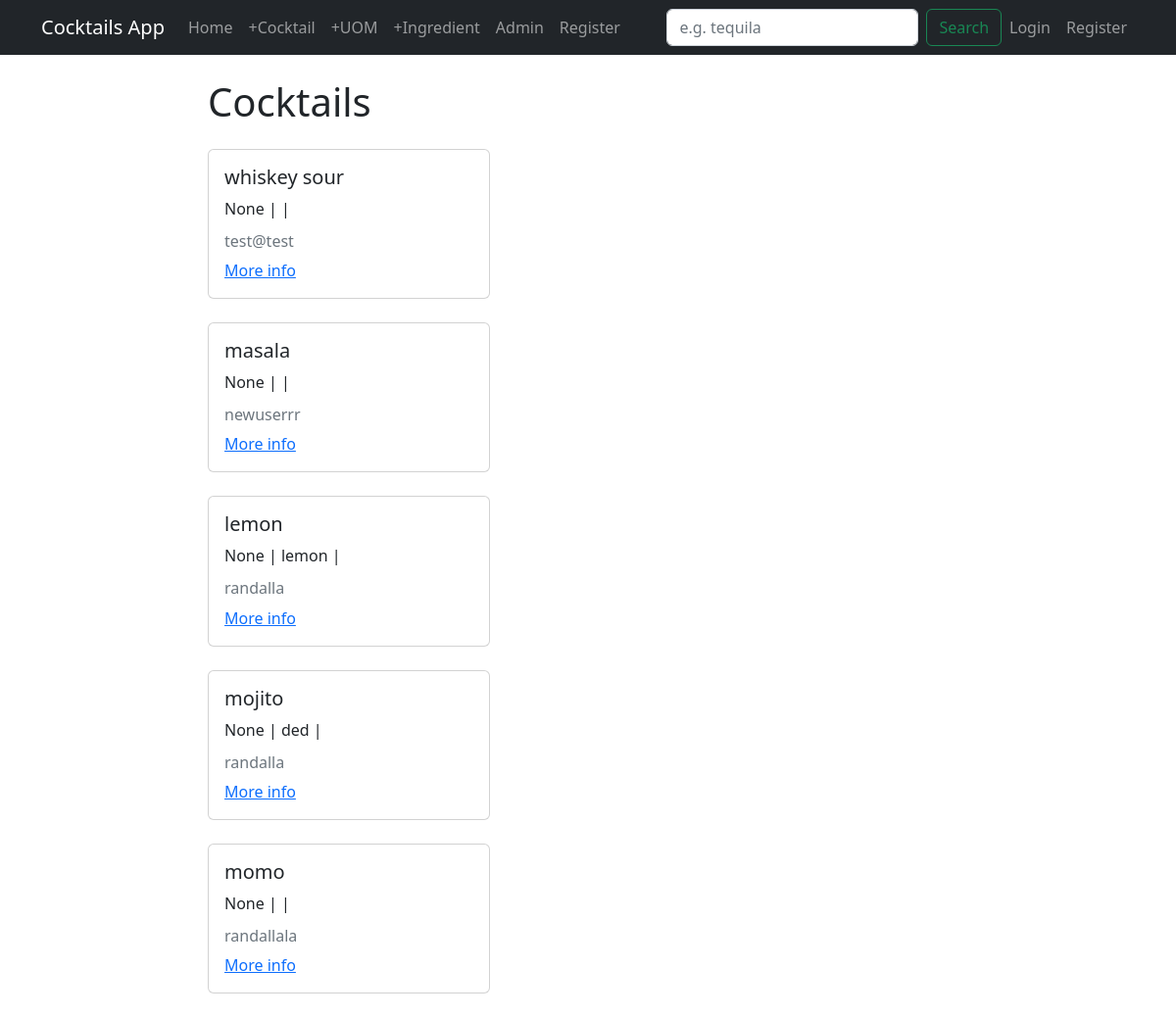
Before: / with the older database file.
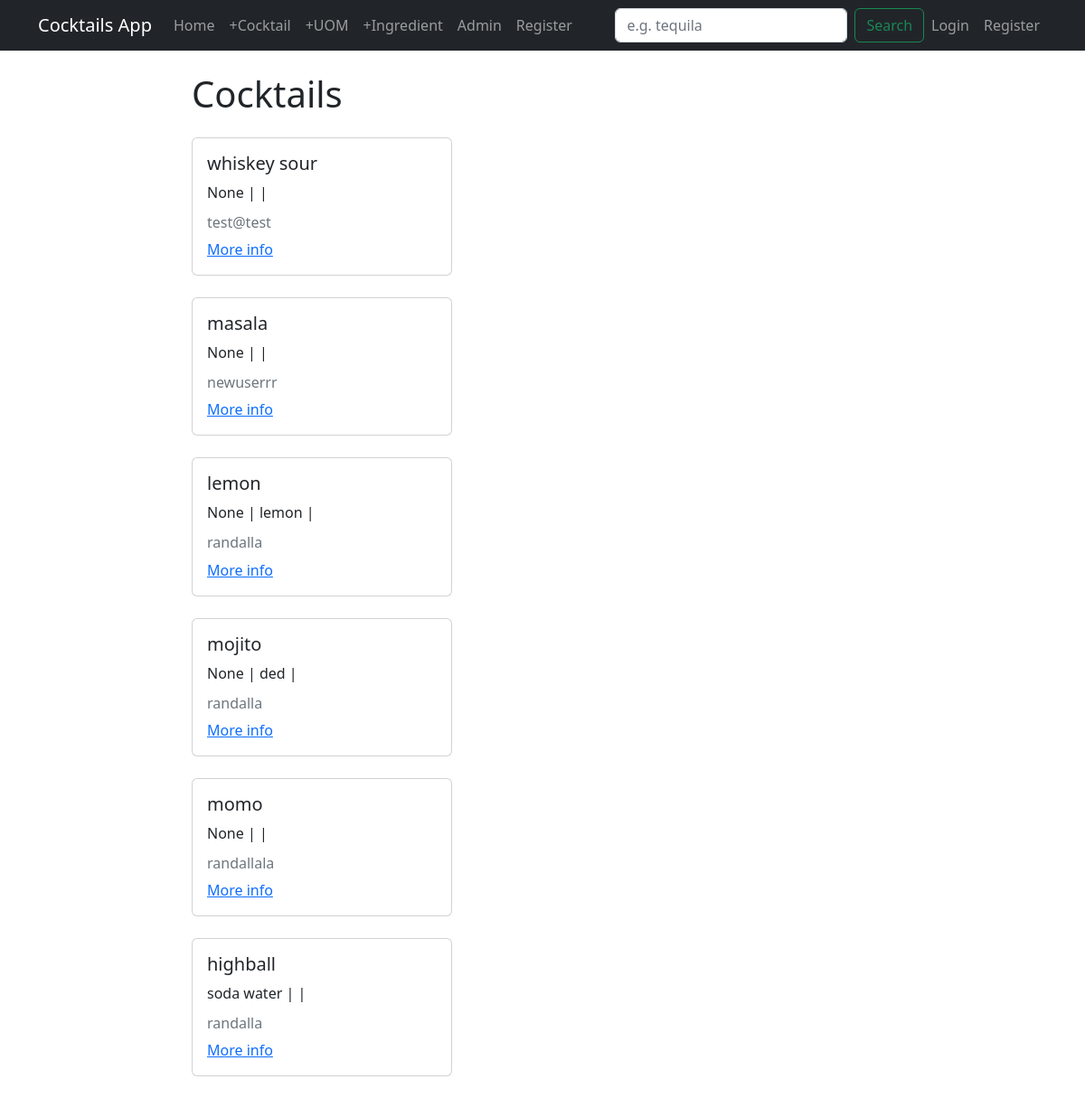
After: the same page with the newer database file.
### cocktails/models.py (models this page shows, shortened)
class Cocktail(models.Model):
  name = models.CharField(max_length=100, unique=True)
  slug = models.SlugField(blank=True, null=True)
  notes = models.TextField(blank=True)
  uom = models.ForeignKey(UOM, on_delete=models.SET_NULL, blank=True, null=True)
  quantity = models.ForeignKey(Quantity, on_delete=models.SET_NULL, blank=True, null=True)
  ingredients = models.ForeignKey(Ingredient, on_delete=models.SET_NULL, blank=True, null=True)
  author = models.ForeignKey(User, on_delete=models.CASCADE)

class Ingredient(models.Model):
  name = models.TextField(unique=True)
  alcohol_content = models.DecimalField(max_digits=3, decimal_places=0, validators=PERCENTAGE_VALIDATOR, blank=False)
  def __str__(self):
    return self.name

### cocktails/views.py (the view)
# urls.py: path('', views.CocktailListView.as_view(), name="cocktails-home"),
class CocktailListView(ListView):
  model = models.Cocktail
  template_name = 'cocktails/home.html'
  context_object_name = 'cocktails'

### cocktails/templates/cocktails/home.html
{% extends "cocktails/base.html" %}
{% block content %}
<h1>Cocktails</h1>
{% for cocktail in cocktails %}
<div class="card my-4" style="width: 18rem;">
    <div class="card-body">
      <h5 class="card-title"> {{cocktail.name}} </h5>
      <p class="card-text"> {{cocktail.ingredients}} | {{cocktail.notes}} | {{cocktail.alcohol_content}} </p>
      <h6 class="card-subtitle mb-2 text-muted"> {{cocktail.author}} </h6>
      <a href="{% url 'cocktails-detail' cocktail.pk %}" class="card-link">More info</a>
    </div>
  </div>
{% endfor %}
{% endblock content %}

### cocktails/templates/cocktails/base.html (shortened to what this page needs)
<!DOCTYPE html>
<html lang="en">
  <head>
    <link href="https://cdn.jsdelivr.net/npm/bootstrap@5.2.3/dist/css/bootstrap.min.css" rel="stylesheet">
  </head>
  <body>
    <nav class="navbar navbar-expand-lg navbar-dark bg-dark">
      <div class="container">
        <a class="navbar-brand" href="/"> Cocktails App </a>
        <div class="collapse navbar-collapse" id="navbarSupportedContent">
          <ul class="navbar-nav me-auto mb-2 mb-lg-0">
            <li class="nav-item">
              <a class="nav-link" aria-current="page" href="/">Home</a>
            </li>
            <li class="nav-item">
              <a class="nav-link" href="/cocktail/create">+Cocktail</a>
            </li>
            <li class="nav-item">
              <a class="nav-link" href="/uom/create">+UOM</a>
            </li>
            <li class="nav-item">
              <a class="nav-link" href="/ingredient/create">+Ingredient</a>
            </li>
            <li class="nav-item">
              <a class="nav-link" href="/admin">Admin</a>
            </li>
            <li class="nav-item">
              <a class="nav-link" href="/register">Register</a>
            </li>
          </ul>
          <form class="d-flex" role="search" action="/cocktails/">
            <input class="form-control me-2" name="q" type="search" placeholder="e.g. tequila" aria-label="Search">
            <button class="btn btn-outline-success" type="submit">Search</button>
          </form>
        </div>
        <div class="navbar-nav">
          {% if user.is_authenticated %}
          <a class="nav-item nav-link" href="{% url 'user-profile' %}">My Profile</a>
          <a class="nav-item nav-link" href="{% url 'user-logout' %}">Logout</a>
          {% else %}
          <a class="nav-item nav-link" href="{% url 'user-login' %}">Login</a>
          <a class="nav-item nav-link" href="{% url 'user-register' %}">Register</a>
          {% endif %}
        </div>
      </div>
    </nav>
    <div class="container mt-4 col-8">
      {% block content %} {% endblock %}
    </div>
  </body>
</html>

Changed rows visible on the page:
added Cocktail: name "highball", ingredients "soda water", author "randalla"
